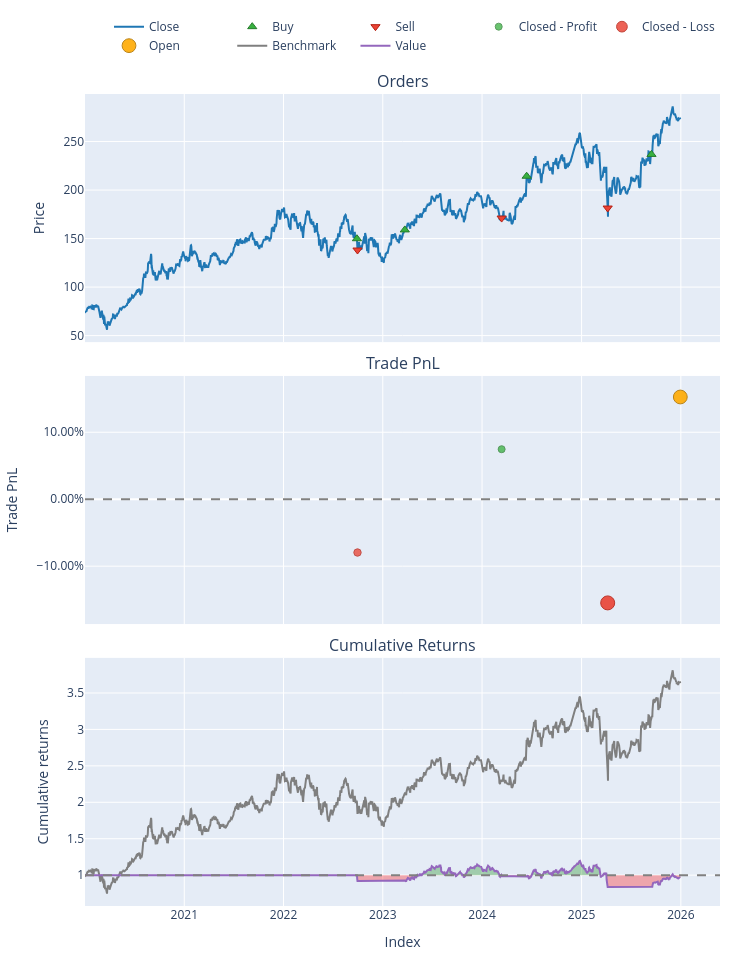

The notebook cell this image was saved under:
### Code cell
# vectorbt has beautiful built-in plots

# Plot portfolio value over time
portfolio.plot().show()

print('The plot shows portfolio value with buy/sell markers.')

### Figure 1 — Plotly figure (JSON) as saved in the notebook; plotly's stock layout.template omitted (floating-point values rounded to 4 significant figures; data arrays with more than 128 entries replaced by an {"elided": "..."} marker saying what was removed)
{"data": [{"legendgroup": "0", "line": {"color": "#1f77b4"}, "name": "Close", "showlegend": true, "type": "scatter", "uid": "9ee7d5cf-51cb-43e1-b9b6-8924604afb92", "x": {"elided": "1507 str values"}, "xaxis": "x", "y": {"elided": "1507 float values"}, "yaxis": "y"}, {"customdata": [[0.0, 666.7, 99.9], [2.0, 578.6, 91.96], [4.0, 461.2, 98.82], [6.0, 352.9, 83.53]], "hovertemplate": "Order Id: %{customdata[0]}<br>Timestamp: %{x}<br>Price: %{y}<br>Size: %{customdata[1]:.6f}<br>Fees: %{customdata[2]:.6f}", "legendgroup": "1", "marker": {"color": "#37B13F", "line": {"color": "rgb(38,123,44)", "width": 1}, "size": 8, "symbol": "triangle-up"}, "mode": "markers", "name": "Buy", "type": "scatter", "uid": "4dfda03d-2574-4096-bf71-eb3353f396fd", "x": ["2022-09-28T00:00:00.000000000", "2023-03-23T00:00:00.000000000", "2024-06-13T00:00:00.000000000", "2025-09-15T00:00:00.000000000"], "xaxis": "x", "y": [149.8, 158.9, 214.2, 236.7], "yaxis": "y"}, {"customdata": [[1.0, 666.7, 92.14], [3.0, 578.6, 99.01], [5.0, 461.2, 83.7]], "hovertemplate": "Order Id: %{customdata[0]}<br>Timestamp: %{x}<br>Price: %{y}<br>Size: %{customdata[1]:.6f}<br>Fees: %{customdata[2]:.6f}", "legendgroup": "2", "marker": {"color": "#EA4335", "line": {"color": "rgb(181,31,18)", "width": 1}, "size": 8, "symbol": "triangle-down"}, "mode": "markers", "name": "Sell", "type": "scatter", "uid": "b9024fa8-7b86-4a9f-9451-17ddc36da632", "x": ["2022-09-30T00:00:00.000000000", "2024-03-13T00:00:00.000000000", "2025-04-07T00:00:00.000000000"], "xaxis": "x", "y": [138.2, 171.1, 181.5], "yaxis": "y"}, {"customdata": [[1.0, 1.0, 6868.0, 0.07469]], "hovertemplate": "Exit Trade Id: %{customdata[0]}<br>Position Id: %{customdata[1]}<br>Exit Timestamp: %{x}<br>PnL: %{customdata[2]:.6f}<br>Return: %{customdata[3]:.2%}", "legendgroup": "3", "marker": {"color": "#37B13F", "line": {"color": "rgb(38,123,44)", "width": 1}, "opacity": [0.75], "size": [7.0], "symbol": "circle"}, "mode": "markers", "name": "Closed - Profit", "type": "scatter", "uid": "e8b622e2-8e93-4a20-a3be-c87a23ab2290", "x": ["2024-03-13T00:00:00.000000000"], "xaxis": "x2", "y": [0.07469], "yaxis": "y2"}, {"customdata": [[0.0, 0.0, -7953.0, -0.07961], [2.0, 2.0, -15300.0, -0.1549]], "hovertemplate": "Exit Trade Id: %{customdata[0]}<br>Position Id: %{customdata[1]}<br>Exit Timestamp: %{x}<br>PnL: %{customdata[2]:.6f}<br>Return: %{customdata[3]:.2%}", "legendgroup": "4", "marker": {"color": "#EA4335", "line": {"color": "rgb(181,31,18)", "width": 1}, "opacity": [0.7592, 0.9], "size": [7.429, 14.0], "symbol": "circle"}, "mode": "markers", "name": "Closed - Loss", "type": "scatter", "uid": "36d37de0-f6fa-4a1d-949d-a577ccd65b70", "x": ["2022-09-30T00:00:00.000000000", "2025-04-07T00:00:00.000000000"], "xaxis": "x2", "y": [-0.07961, -0.1549], "yaxis": "y2"}, {"customdata": [[3.0, 3.0, 12750.0, 0.1527]], "hovertemplate": "Exit Trade Id: %{customdata[0]}<br>Position Id: %{customdata[1]}<br>Exit Timestamp: %{x}<br>PnL: %{customdata[2]:.6f}<br>Return: %{customdata[3]:.2%}", "legendgroup": "5", "marker": {"color": "#FFAA00", "line": {"color": "rgb(178,118,0)", "width": 1}, "opacity": [0.896], "size": [13.81], "symbol": "circle"}, "mode": "markers", "name": "Open", "type": "scatter", "uid": "e0f24c74-a30b-46db-a616-6e1049f60d6d", "x": ["2025-12-30T00:00:00.000000000"], "xaxis": "x2", "y": [0.1527], "yaxis": "y2"}, {"legendgroup": "6", "line": {"color": "#7f7f7f"}, "name": "Benchmark", "showlegend": true, "type": "scatter", "uid": "0bf61042-34c5-4fbf-9ee9-4beb32b8aeb9", "x": {"elided": "1507 str values"}, "xaxis": "x3", "y": {"elided": "1507 float values"}, "yaxis": "y3"}, {"hoverinfo": "skip", "legendgroup": "7", "line": {"color": "rgba(0, 0, 0, 0)", "width": 0}, "opacity": 0, "showlegend": false, "type": "scatter", "uid": "0dbb18a7-89b9-492b-94f1-c2755072ba59", "x": {"elided": "1507 str values"}, "xaxis": "x3", "y": {"elided": "1507 int values"}, "yaxis": "y3"}, {"connectgaps": false, "fill": "tonexty", "fillcolor": "rgba(0, 128, 0, 0.3)", "hoverinfo": "skip", "legendgroup": "7", "line": {"color": "rgba(0, 0, 0, 0)", "width": 0}, "opacity": 0, "showlegend": false, "type": "scatter", "uid": "c490feeb-403a-49b7-8c36-c6ed73de3535", "x": {"elided": "1507 str values"}, "xaxis": "x3", "y": {"elided": "1507 float values"}, "yaxis": "y3"}, {"hoverinfo": "skip", "legendgroup": "7", "line": {"color": "rgba(0, 0, 0, 0)", "width": 0}, "opacity": 0, "showlegend": false, "type": "scatter", "uid": "181b913c-d1c8-457a-8d3e-55264921c365", "x": {"elided": "1507 str values"}, "xaxis": "x3", "y": {"elided": "1507 int values"}, "yaxis": "y3"}, {"connectgaps": false, "fill": "tonexty", "fillcolor": "rgba(255, 0, 0, 0.3)", "hoverinfo": "skip", "legendgroup": "7", "line": {"color": "rgba(0, 0, 0, 0)", "width": 0}, "opacity": 0, "showlegend": false, "type": "scatter", "uid": "e0c0e1d3-b105-48fe-a989-4e7cba76f0bf", "x": {"elided": "1507 str values"}, "xaxis": "x3", "y": {"elided": "1507 float values"}, "yaxis": "y3"}, {"legendgroup": "8", "line": {"color": "#9467bd"}, "name": "Value", "showlegend": true, "type": "scatter", "uid": "4c1a01d9-039a-4bbc-9aec-f62924d5b4ce", "x": {"elided": "1507 str values"}, "xaxis": "x3", "y": {"elided": "1507 float values"}, "yaxis": "y3"}, {"hoverinfo": "skip", "legendgroup": "7", "line": {"color": "rgba(0, 0, 0, 0)", "width": 0}, "opacity": 0, "showlegend": false, "type": "scatter", "uid": "b4a3b5b3-9df8-448a-88f7-5f8627697df7", "x": {"elided": "1507 str values"}, "xaxis": "x3", "y": {"elided": "1507 int values"}, "yaxis": "y3"}], "layout": {"annotations": [{"font": {"size": 16}, "showarrow": false, "text": "Orders", "x": 0.5, "xanchor": "center", "xref": "paper", "y": 1, "yanchor": "bottom", "yref": "paper"}, {"font": {"size": 16}, "showarrow": false, "text": "Trade PnL", "x": 0.5, "xanchor": "center", "xref": "paper", "y": 0.6528, "yanchor": "bottom", "yref": "paper"}, {"font": {"size": 16}, "showarrow": false, "text": "Cumulative Returns", "x": 0.5, "xanchor": "center", "xref": "paper", "y": 0.3056, "yanchor": "bottom", "yref": "paper"}], "height": 960, "legend": {"orientation": "h", "traceorder": "normal", "x": 1, "xanchor": "right", "y": 1.042, "yanchor": "bottom"}, "margin": {"b": 30, "l": 30, "r": 30, "t": 30}, "shapes": [{"line": {"color": "gray", "dash": "dash"}, "type": "line", "x0": 0, "x1": 1, "xref": "paper", "y0": 0, "y1": 0, "yref": "y2"}, {"line": {"color": "gray", "dash": "dash"}, "type": "line", "x0": 0, "x1": 1, "xref": "paper", "y0": 1, "y1": 1, "yref": "y3"}], "showlegend": true, "width": 750, "xaxis": {"anchor": "y", "domain": [0, 1], "matches": "x3", "showticklabels": false}, "xaxis2": {"anchor": "y2", "domain": [0, 1], "matches": "x3", "showticklabels": false}, "xaxis3": {"anchor": "y3", "domain": [0, 1], "title": {"text": "Index"}}, "yaxis": {"anchor": "x", "domain": [0.6944, 1], "title": {"text": "Price"}}, "yaxis2": {"anchor": "x2", "domain": [0.3472, 0.6528], "tickformat": ".2%", "title": {"text": "Trade PnL"}}, "yaxis3": {"anchor": "x3", "domain": [0, 0.3056], "title": {"text": "Cumulative returns"}}}}
